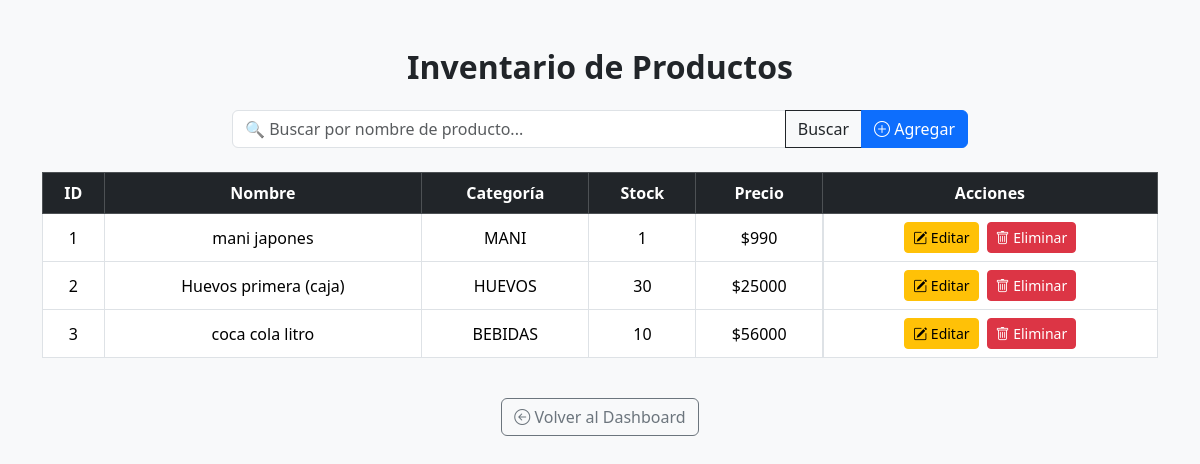
The page /dashboard/inventario/ on the database as committed earlier.
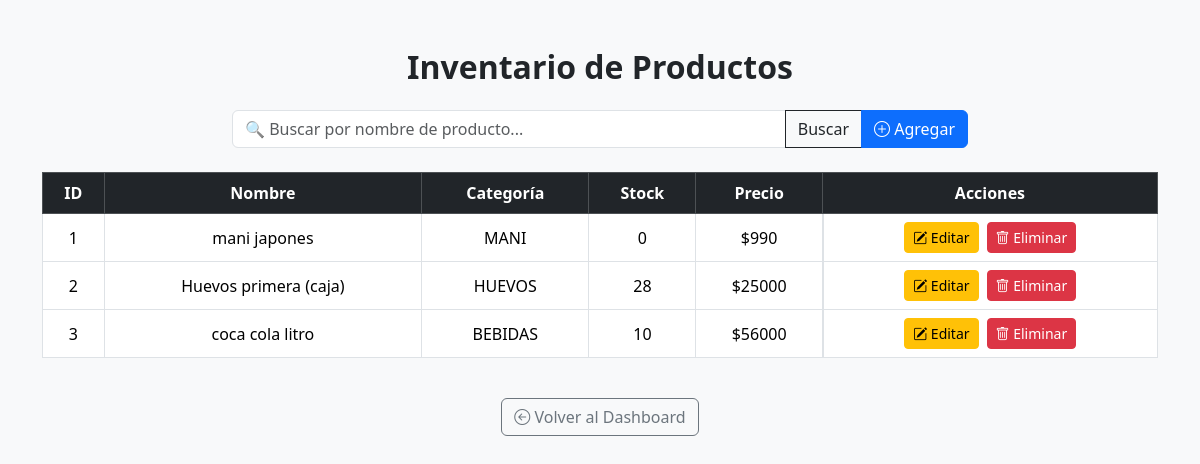
The same page on the database as committed later.
### Inventario/models.py (models this page shows, shortened)
class Producto(models.Model):
    nombre = models.CharField(max_length=100)
    categoria = models.CharField(max_length=50)
    stock = models.PositiveIntegerField()
    precio = models.DecimalField(max_digits=10, decimal_places=2)

### Inventario/views.py (the view, shortened to what this page needs)
# urls.py: path('', inventario_view, name='inventario'),
def inventario_view(request):
    editar_id = request.GET.get('edit_id')
    query = request.GET.get('buscar', '')
    productos = Producto.objects.filter(nombre__icontains=query) if query else Producto.objects.all()
    return render(request, 'Inventario/Inventario.html', {
        'productos': productos,
        'editar_id': int(editar_id) if editar_id else None,
        'buscar': query
    })

### Inventario/templates/Inventario/Inventario.html (shortened to what this page needs)
{% load static %}
<!DOCTYPE html>
<html lang="es">
<head>
    <link href="https://cdn.jsdelivr.net/npm/bootstrap@5.3.3/dist/css/bootstrap.min.css" rel="stylesheet">
    <link rel="stylesheet" href="https://cdn.jsdelivr.net/npm/bootstrap-icons@1.10.5/font/bootstrap-icons.css">
</head>
<body class="bg-light">
<div class="container py-5">
    <h2 class="fw-bold mb-4 text-center">Inventario de Productos</h2>
    <div class="row justify-content-center mb-4">
        <div class="col-md-8">
            <form method="get" class="input-group">
                <input type="text" name="buscar" class="form-control" placeholder="🔍 Buscar por nombre de producto..." value="{{ buscar }}">
                <button type="submit" class="btn btn-outline-dark">Buscar</button>
                <button type="button" class="btn btn-primary" data-bs-toggle="modal" data-bs-target="#modalAgregar">
                    <i class="bi bi-plus-circle"></i> Agregar
                </button>
            </form>
        </div>
    </div>
    <div class="table-responsive">
        <table class="table table-hover table-bordered align-middle text-center">
            <thead class="table-dark">
                <tr>
                    <th>ID</th>
                    <th>Nombre</th>
                    <th>Categoría</th>
                    <th>Stock</th>
                    <th>Precio</th>
                    <th>Acciones</th>
                </tr>
            </thead>
            <tbody>
                {% for p in productos %}
                <tr>
                    <form method="post">
                        {% if editar_id == p.id %}
                            <td>{{ p.id }}</td>
                            <td><input name="nombre" class="form-control" value="{{ p.nombre }}"></td>
                            <td><input name="categoria" class="form-control" value="{{ p.categoria }}"></td>
                            <td><input name="stock" type="number" class="form-control" value="{{ p.stock }}"></td>
                            <td><input name="precio" type="number" step="0.01" class="form-control" value="{{ p.precio }}"></td>
                            <td>
                                <button name="guardar" class="btn btn-success btn-sm"><i class="bi bi-save"></i> Guardar</button>
                                <a href="{% url 'inventario' %}" class="btn btn-secondary btn-sm">Cancelar</a>
                            </td>
                        {% else %}
                            <td>{{ p.id }}</td>
                            <td>{{ p.nombre }}</td>
                            <td>{{ p.categoria }}</td>
                            <td>{{ p.stock }}</td>
                            <td>${{ p.precio|floatformat:0 }}</td>
                            <td class="d-flex gap-2 justify-content-center">
                                <a href="?edit_id={{ p.id }}{% if buscar %}&buscar={{ buscar }}{% endif %}" class="btn btn-warning btn-sm"><i class="bi bi-pencil-square"></i> Editar</a>
                                <button name="eliminar" value="{{ p.id }}" class="btn btn-danger btn-sm" onclick="return confirm('¿Eliminar este producto?');">
                                    <i class="bi bi-trash"></i> Eliminar
                                </button>
                            </td>
                        {% endif %}
                    </form>
                </tr>
                {% empty %}
                <tr>
                    <td colspan="6">No hay productos registrados.</td>
                </tr>
                {% endfor %}
            </tbody>
        </table>
    </div>
    <div class="text-center mt-4">
        <a href="{% url 'dashboard' %}" class="btn btn-outline-secondary">
            <i class="bi bi-arrow-left-circle"></i> Volver al Dashboard
        </a>
    </div>
</div>
</body>
</html>

Rows that differ between the two databases and show on the page:
changed Producto "mani japones": stock "1" → "0"
changed Producto "Huevos primera (caja)": stock "30" → "28"
